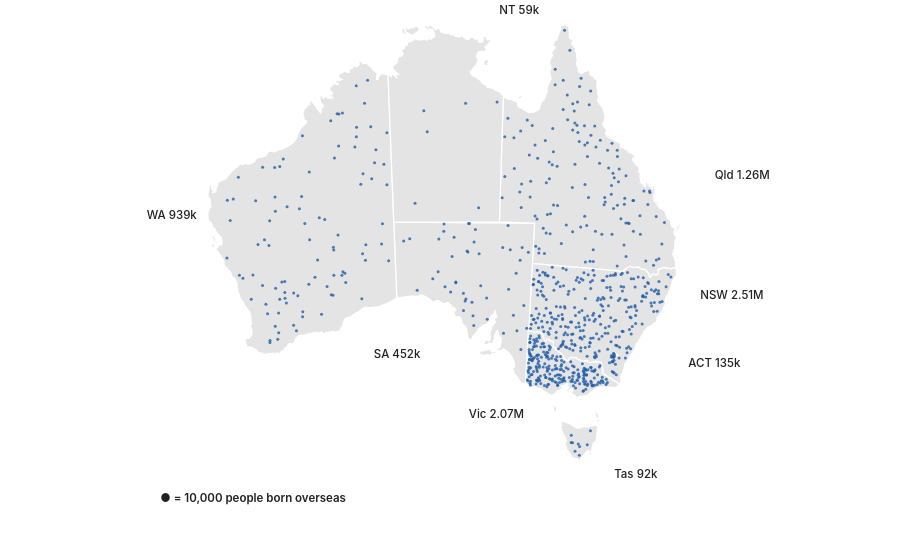

Vega-Lite specification for this chart:
### Vega-Lite specification from a JSON file in a GitHub repository (floating-point values rounded to 4 significant figures; data arrays with more than 128 entries replaced by an {"elided": "..."} marker saying what was removed)
{"$schema": "https://vega.github.io/schema/vega-lite/v5.json", "width": 900, "height": 520, "autosize": {"type": "pad"}, "config": {"background": null, "font": "-apple-system, BlinkMacSystemFont, Segoe UI, Helvetica, Arial, sans-serif", "padding": 4, "view": {"stroke": null}, "axis": {"labelColor": "#5c5c5c", "titleColor": "#5c5c5c", "gridColor": "#d0d0d0", "domainColor": "#d0d0d0", "tickColor": "#d0d0d0", "labelFont": "-apple-system, BlinkMacSystemFont, Segoe UI, Helvetica, Arial, sans-serif", "labelFontSize": 11, "titleFont": "-apple-system, BlinkMacSystemFont, Segoe UI, Helvetica, Arial, sans-serif", "titleFontWeight": 500}, "legend": {"labelColor": "#5c5c5c", "titleColor": "#222222", "labelFont": "-apple-system, BlinkMacSystemFont, Segoe UI, Helvetica, Arial, sans-serif", "titleFont": "-apple-system, BlinkMacSystemFont, Segoe UI, Helvetica, Arial, sans-serif", "titleFontWeight": 600, "labelFontSize": 12, "titleFontSize": 12, "symbolStrokeColor": "#ffffff"}, "text": {"color": "#222222", "font": "-apple-system, BlinkMacSystemFont, Segoe UI, Helvetica, Arial, sans-serif"}, "tooltipFormat": {"numberFormat": ",.0f"}}, "projection": {"type": "conicEqualArea", "parallels": [-18, -36], "rotate": [-134, 0]}, "layer": [{"data": {"values": {"type": "Topology", "arcs": {"elided": "106 rows, 2810 int values in total"}, "transform": {"scale": [0.002035, 0.001652], "translate": [112.9, -43.63]}, "objects": {"states": {"type": "GeometryCollection", "geometries": [{"arcs": [[0, 1, 2, 3, 4, 5, 6, 7, 8, 9, 10, 11, 12, 13, 14, 15, 16, 17, 18, 19, 20, 21, 22, 23, 24, 25, 26, 27, 28, 29, 30, 31, 32, 33, 34, 35, 36, 37, 38, 39, 40, 41, 42, 43, 44, 45], [46]], "type": "Polygon", "properties": {"STATE_CODE": "1", "STATE_NAME": "New South Wales"}, "id": 0}, {"arcs": [[47, 48, 49, -38, 50, -36, 51, -34, 52, -32, 53, -30, 54, -28, 55, -26, 56, 57, -23, 58, -21, 59, 60, 61, -17, 62, -15, 63, -13, 64, -11, 65, -9, 66, -7, 67, -5, 68, 69, 70, -1, 71]], "type": "Polygon", "properties": {"STATE_CODE": "2", "STATE_NAME": "Victoria"}, "id": 1}, {"arcs": [[[-45, 72, -43, 73, -41, 74, 75, 76, 77]], [[78]], [[79]], [[80]], [[81]], [[82]]], "type": "MultiPolygon", "properties": {"STATE_CODE": "3", "STATE_NAME": "Queensland"}, "id": 2}, {"arcs": [[[83, 84, -48, 85]], [[86]]], "type": "MultiPolygon", "properties": {"STATE_CODE": "4", "STATE_NAME": "South Australia"}, "id": 3}, {"arcs": [[[87, 88]], [[89]], [[90]], [[91]]], "type": "MultiPolygon", "properties": {"STATE_CODE": "5", "STATE_NAME": "Western Australia"}, "id": 4}, {"arcs": [[[92]], [[93]], [[94]], [[95]], [[96]], [[97]]], "type": "MultiPolygon", "properties": {"STATE_CODE": "6", "STATE_NAME": "Tasmania"}, "id": 5}, {"arcs": [[[-77, 98, 99]], [[100]], [[101]], [[102]], [[103]], [[104]], [[105]]], "type": "MultiPolygon", "properties": {"STATE_CODE": "7", "STATE_NAME": "Northern Territory"}, "id": 6}, {"arcs": [[-47]], "type": "Polygon", "properties": {"STATE_CODE": "8", "STATE_NAME": "Australian Capital Territory"}, "id": 7}]}}}, "format": {"type": "topojson", "feature": "states"}}, "mark": {"type": "geoshape", "fill": "#e4e4e4", "stroke": "#ffffff", "strokeWidth": 1.25}}, {"data": {"values": {"elided": "751 records"}}, "mark": {"type": "circle", "size": 9, "opacity": 0.8}, "encoding": {"longitude": {"field": "lon", "type": "quantitative"}, "latitude": {"field": "lat", "type": "quantitative"}, "color": {"value": "#225ea8"}}}, {"data": {"values": [{"abbr": "WA", "tot": 938900, "x": 112.5, "y": -24, "side": "l", "l": "WA 939k"}, {"abbr": "Vic", "tot": 2072570, "x": 141, "y": -40.5, "side": "l", "l": "Vic 2.07M"}, {"abbr": "NSW", "tot": 2510260, "x": 156, "y": -30, "side": "r", "l": "NSW 2.51M"}, {"abbr": "ACT", "tot": 134900, "x": 156, "y": -35.2, "side": "r", "l": "ACT 135k"}, {"abbr": "SA", "tot": 452410, "x": 131, "y": -36, "side": "l", "l": "SA 452k"}, {"abbr": "Qld", "tot": 1263640, "x": 155.5, "y": -21, "side": "r", "l": "Qld 1.26M"}, {"abbr": "NT", "tot": 59240, "x": 137.5, "y": -10, "side": "r", "l": "NT 59k"}, {"abbr": "Tas", "tot": 92320, "x": 150.5, "y": -44.5, "side": "r", "l": "Tas 92k"}]}, "transform": [{"filter": "datum.side == 'r'"}], "mark": {"type": "text", "align": "left", "fontSize": 11.5, "font": "-apple-system, BlinkMacSystemFont, Segoe UI, Helvetica, Arial, sans-serif", "fontWeight": 500, "baseline": "middle"}, "encoding": {"longitude": {"field": "x", "type": "quantitative"}, "latitude": {"field": "y", "type": "quantitative"}, "text": {"field": "l"}, "color": {"value": "#222222"}}}, {"data": {"values": [{"abbr": "WA", "tot": 938900, "x": 112.5, "y": -24, "side": "l", "l": "WA 939k"}, {"abbr": "Vic", "tot": 2072570, "x": 141, "y": -40.5, "side": "l", "l": "Vic 2.07M"}, {"abbr": "NSW", "tot": 2510260, "x": 156, "y": -30, "side": "r", "l": "NSW 2.51M"}, {"abbr": "ACT", "tot": 134900, "x": 156, "y": -35.2, "side": "r", "l": "ACT 135k"}, {"abbr": "SA", "tot": 452410, "x": 131, "y": -36, "side": "l", "l": "SA 452k"}, {"abbr": "Qld", "tot": 1263640, "x": 155.5, "y": -21, "side": "r", "l": "Qld 1.26M"}, {"abbr": "NT", "tot": 59240, "x": 137.5, "y": -10, "side": "r", "l": "NT 59k"}, {"abbr": "Tas", "tot": 92320, "x": 150.5, "y": -44.5, "side": "r", "l": "Tas 92k"}]}, "transform": [{"filter": "datum.side == 'l'"}], "mark": {"type": "text", "align": "right", "fontSize": 11.5, "font": "-apple-system, BlinkMacSystemFont, Segoe UI, Helvetica, Arial, sans-serif", "fontWeight": 500, "baseline": "middle"}, "encoding": {"longitude": {"field": "x", "type": "quantitative"}, "latitude": {"field": "y", "type": "quantitative"}, "text": {"field": "l"}, "color": {"value": "#222222"}}}, {"data": {"values": [{"x": 104, "y": -44.5, "l": "● = 10,000 people born overseas"}]}, "mark": {"type": "text", "align": "left", "fontSize": 11.5, "font": "-apple-system, BlinkMacSystemFont, Segoe UI, Helvetica, Arial, sans-serif", "fontWeight": 600}, "encoding": {"longitude": {"field": "x", "type": "quantitative"}, "latitude": {"field": "y", "type": "quantitative"}, "text": {"field": "l"}, "color": {"value": "#222222"}}}, {"data": {"values": [{"type": "Feature", "properties": {}, "geometry": {"type": "MultiPoint", "coordinates": [[101, -8], [168, -8], [168, -46], [101, -46]]}}]}, "mark": {"type": "geoshape", "opacity": 0, "filled": false, "strokeOpacity": 0}}], "background": "#ffffff"}
